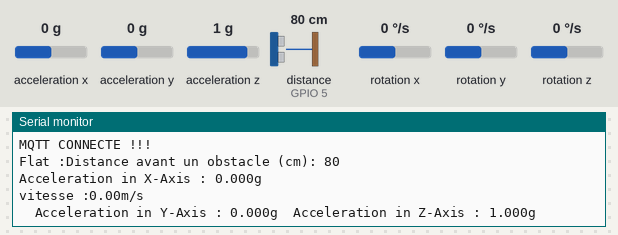
Recording of a sketch running on a simulated ESP32. On the bench: the last lines printed to the serial monitor. Wiring (inferred from the names in the program): ultrasonic range finder: trigger GPIO 4; echo GPIO 5. The test bench sets the inputs (shaded band); at power-on: acceleration x 0 g, acceleration y 0 g, distance to the obstacle (sensor on GPIO 5) 80 cm, acceleration z 1 g, rotation x 0 °/s, rotation y 0 °/s, rotation z 0 °/s. The echo pulse lasts 58.3 µs per cm; WiFi joins after 1.5 s; servers stay silent unless stated; no MQTT or app messages arrive unless stated.

Above: at 2.7 s.
2.8 s: acceleration x set to -1.4 g
At 4.3 s:
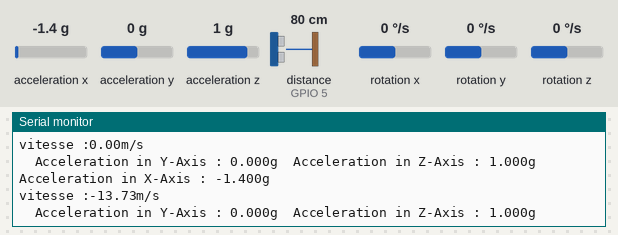
8.4 s: acceleration x set to 0.8 g
At 9.6 s:
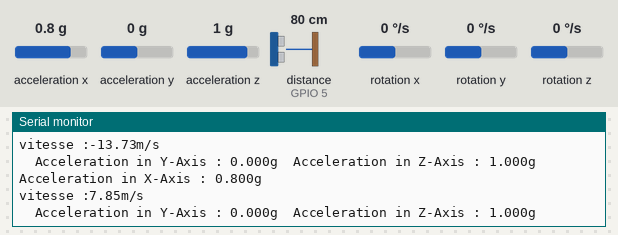
13.8 s: acceleration y set to -1.4 g
At 15.3 s:
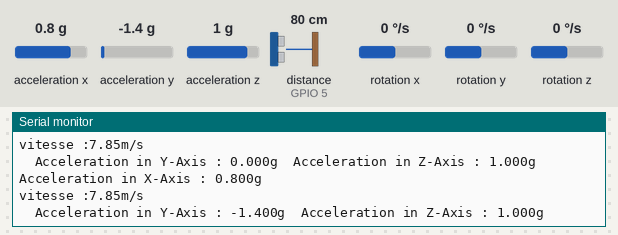
24.5 s: acceleration y set to 1.4 g
At 26.1 s:
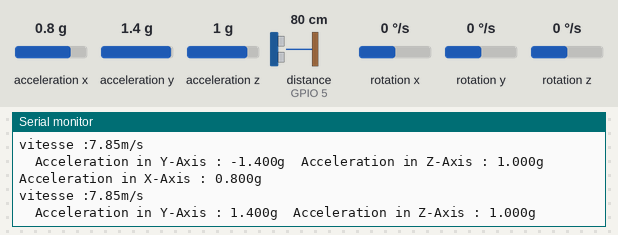
35.2 s: distance to the obstacle (sensor on GPIO 5) set to 2 cm
36.7 s: distance to the obstacle (sensor on GPIO 5) set to 4 cm
Timing chart, 0 to 39.2 s (numbered marks = the images above; inputs shaded):
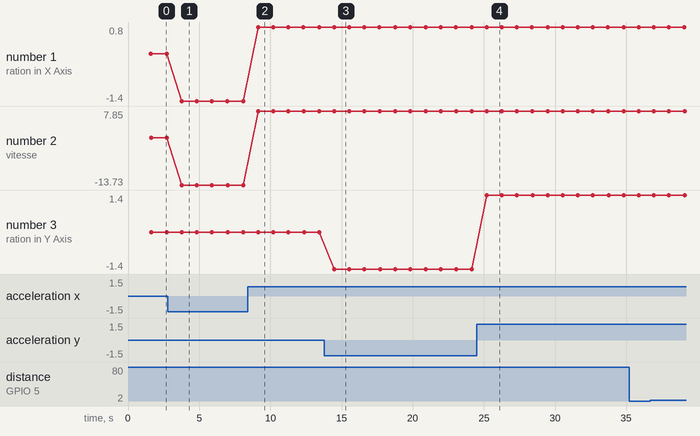

The sketch:

drone_wifi-mqtt.ino
```cpp
#include <Wire.h>                 // Must include Wire library for I2C
#include "SparkFun_MMA8452Q.h"    // Click here to get the library: http://librarymanager/All#SparkFun_MMA8452Q
// Librairie pour ESP8266 WIFI
//#include <ESP8266WiFi.h>//
//#include <ESP8266WiFiMulti.h>
// Librairie pour la gestion MQTT
#include <WiFi.h>
#include <PubSubClient.h>
#define SDA_PIN 23
#define SCL_PIN 22
#define TRIGGER_PIN  4  // Arduino pin tied to trigger pin on the ultrasonic sensor.
#define ECHO_PIN     5  // Arduino pin tied to echo pin on the ultrasonic sensor.

long duration, distance; // Duration used to calculate distance
MMA8452Q accel;                   // create instance of the MMA8452 class

// WIFI
const char* ssid = "AndroidAP";
const char* password = "sxle2088";
// MQTT
const int mqtt_port = 1883; // Port utilisé par le Broker
const char* mqtt_server = "192.168.43.105"; // Adresse IP du Broker MQTT
// Topics MQTT
const char* topic_data = "drone_iot/devices/data";

WiFiClient espClient;
PubSubClient client(espClient);

void setup()
{
Serial.begin (9600);
Serial.println("Let's go !");
accel.init();
Wire.begin(SDA_PIN, SCL_PIN);
accel.read();
if (accel.begin() == false) {
  Serial.println("Not Connected. Please check connections and read the hookup guide.");
  while (1);
}
pinMode(TRIGGER_PIN, OUTPUT);
pinMode(ECHO_PIN, INPUT);

setup_wifi();
setup_mqtt();
}

void loop() {
  // Inclinaison :
  // Check MQTT connection
  reconnect();
  client.loop();
  byte pl = accel.readPL();
    switch (pl)
    {
    case PORTRAIT_U:
        Serial.print("Portrait Up :");
        break;
    case PORTRAIT_D:
        Serial.print("Portrait Down :");
        break;
    case LANDSCAPE_R:
        Serial.print("Landscape Right :");
        break;
    case LANDSCAPE_L:
        Serial.print("Landscape Left :");
        break;
    case LOCKOUT:
        Serial.print("Flat :");
        break;
    }

  // TRigger l'echo des US
  digitalWrite(TRIGGER_PIN, LOW);
  delayMicroseconds(2);
  digitalWrite(TRIGGER_PIN, HIGH);
  delayMicroseconds(10);
  digitalWrite(TRIGGER_PIN, LOW);
  duration = pulseIn(ECHO_PIN, HIGH);
  //Calculate the distance (in cm) based on the speed of sound.
  distance = duration/58.2;
  Serial.print("Distance avant un obstacle (cm): ");
  Serial.println(distance);
  moyenne(distance);
}


void moyenne(long distance) {

  float moyenne = 0;
  float tab[5]; // un trajet de 30 secondes car 6 * 5 secondes
  for (int x = 0; x < 5 ; x++)
    {
      float accelX = accel.getCalculatedX() * 9.81; // accélération en m/s²
      float velocityX = accelX * 1; // 1 si c'est toute les 1 secondes pour avoir la vitesse en m/s
      if (accel.available()) {      // Wait for new data from accelerometer
        // Acceleration of x, y, and z directions in g units
        //delay(1000);
        Serial.print("Acceleration in X-Axis : ");
        Serial.print(accel.getCalculatedX(), 3);
        Serial.println("g");
        Serial.print("vitesse :");
        Serial.print(velocityX);
        Serial.println("m/s");
        Serial.print("\t");
        //delay(1000);
        Serial.print("Acceleration in Y-Axis : ");
        Serial.print(accel.getCalculatedY(), 3);
        Serial.print("g");
        Serial.print("\t");
        //delay(1000);
        Serial.print("Acceleration in Z-Axis : ");
        Serial.print(accel.getCalculatedZ(), 3);
        Serial.println("g");
        delay(1000);// 1 itération de secondes
      }
        tab[x] += velocityX;

        if ((x+1)%5 == 0) {
          moyenne = (tab[x] + tab[x-1] + tab[x-2] + tab[x-3] + tab[x-4])/5; // calcul de la moyenne toute les 5 valeurs de vitesse (toute les 5 secondes)
          // publish sur MQTT de moyenne
          Serial.print("Moyenne :");
          Serial.print(moyenne);
          Serial.println("m/s");
        }
   }
   mqtt_publish(topic_data, moyenne, distance);
}

void setup_wifi() {
  delay(10);
  // We start by connecting to a WiFi network
  Serial.println();
  Serial.print("Connecting to ");
  Serial.println(ssid);

  WiFi.begin(ssid, password);

  while (WiFi.status() != WL_CONNECTED) {
    delay(500);
    Serial.print(".");
  }

  Serial.println("");
  Serial.println("WiFi connected");
  Serial.println("IP address: ");
  Serial.println(WiFi.localIP());
}

void setup_mqtt() {
  client.setServer(mqtt_server, mqtt_port);
  client.setCallback(callback); // Déclaration de la fonction de souscription
  reconnect();
}

void reconnect(){
  while (!client.connected()) {
    Serial.println("Connection au serveur MQTT ...");
    if (client.connect("ESP32Client")) {
      Serial.println("MQTT CONNECTE !!!");
    }
    else {
      Serial.print("echec, code erreur= ");
      Serial.println(client.state());
      Serial.println("nouvel essai dans 2s");
    delay(2000);
    }
  }
}

void mqtt_publish(String topic, float t, long distance){
  char top[topic.length()+1];
  topic.toCharArray(top,topic.length()+1);
  char json_value[200];
  String t_str = "{speed:" + String(t) + ", distance:" + String(distance) + "}";
  t_str.toCharArray(json_value, t_str.length() + 1);
  client.publish(top, json_value);
}


void callback(char* topic, byte* message, unsigned int length) {
  Serial.print("Message arrived on topic: ");
  Serial.print(topic);
  Serial.print(". Message: ");
  String messageTemp;

  for (int i = 0; i < length; i++) {
    Serial.print((char)message[i]);
    messageTemp += (char)message[i];
  }
  Serial.println();
}
```

Measured:
- after the input at 2.8 s, the serial monitor: prints a new line after 0.97 s (image 1)
- after the input at 8.4 s, the serial monitor: prints a new line after 0.74 s (image 2)
- after the input at 13.8 s, the serial monitor: prints a new line after 0.69 s (image 3)
- after the input at 24.5 s, the serial monitor: prints a new line after 0.70 s (image 4)
- plotted number 1: 0 → -1.4 after the input at 2.8 s, -1.4 → 0.8 after the input at 8.4 s
- plotted number 2: 0 → -13.73 after the input at 2.8 s, -13.73 → 7.85 after the input at 8.4 s
- plotted number 3: 0 → -1.4 after the input at 13.8 s, -1.4 → 1.4 after the input at 24.5 s
